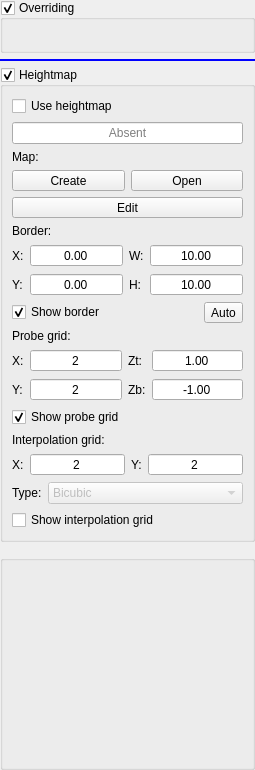
       <widget class="DropWidget" name="scrollContentsModification">
        <property name="geometry">
         <rect>
          <x>0</x>
          <y>0</y>
          <width>255</width>
          <height>770</height>
         </rect>
        </property>
        <property name="acceptDrops">
         <bool>true</bool>
        </property>
        <layout class="QVBoxLayout" name="verticalLayout_2">
         <property name="leftMargin">
          <number>0</number>
         </property>
         <property name="topMargin">
          <number>0</number>
         </property>
         <property name="rightMargin">
          <number>0</number>
         </property>
         <property name="bottomMargin">
          <number>0</number>
         </property>
         <item>
          <widget class="GroupBox" name="grpOverriding">
           <property name="enabled">
            <bool>true</bool>
           </property>
           <property name="title">
            <string>Overriding</string>
           </property>
           <property name="checkable">
            <bool>true</bool>
           </property>
           <property name="overrided" stdset="0">
            <bool>false</bool>
           </property>
           <layout class="QHBoxLayout" name="horizontalLayout_14">
            <item>
             <widget class="QWidget" name="widgetFeed" native="true">
              <layout class="QVBoxLayout" name="verticalLayout_22">
               <property name="leftMargin">
                <number>0</number>
               </property>
               <property name="topMargin">
                <number>0</number>
               </property>
               <property name="rightMargin">
                <number>0</number>
               </property>
               <property name="bottomMargin">
                <number>0</number>
               </property>
               <item>
                <widget class="SliderBox" name="slbFeedOverride" native="true"/>
               </item>
               <item>
                <widget class="SliderBox" name="slbRapidOverride" native="true"/>
               </item>
               <item>
                <widget class="SliderBox" name="slbSpindleOverride" native="true"/>
               </item>
              </layout>
             </widget>
            </item>
           </layout>
          </widget>
         </item>
         <item>
          <widget class="QFrame" name="fraDropModification">
           <property name="minimumSize">
            <size>
             <width>0</width>
             <height>2</height>
            </size>
           </property>
           <property name="styleSheet">
            <string notr="true">border: 2px solid blue;</string>
           </property>
           <property name="frameShape">
            <enum>QFrame::StyledPanel</enum>
           </property>
           <property name="frameShadow">
            <enum>QFrame::Raised</enum>
           </property>
          </widget>
         </item>
         <item>
          <widget class="GroupBox" name="grpHeightMap">
           <property name="title">
            <string>Heightmap</string>
           </property>
           <property name="checkable">
            <bool>true</bool>
           </property>
           <property name="overrided" stdset="0">
            <bool>false</bool>
           </property>
           <layout class="QVBoxLayout" name="verticalLayout_16">
            <item>
             <widget class="QWidget" name="widgetHeightMap" native="true">
              <layout class="QVBoxLayout" name="verticalLayout_15">
               <property name="leftMargin">
                <number>0</number>
               </property>
               <property name="topMargin">
                <number>0</number>
               </property>
               <property name="rightMargin">
                <number>0</number>
               </property>
               <property name="bottomMargin">
                <number>0</number>
               </property>
               <item>
                <widget class="QCheckBox" name="chkHeightMapUse">
                 <property name="text">
                  <string>Use heightmap</string>
                 </property>
                </widget>
               </item>
               <item>
                <widget class="QLineEdit" name="txtHeightMap">
                 <property name="focusPolicy">
                  <enum>Qt::NoFocus</enum>
                 </property>
                 <property name="acceptDrops">
                  <bool>false</bool>
                 </property>
                 <property name="text">
                  <string/>
                 </property>
                 <property name="alignment">
                  <set>Qt::AlignCenter</set>
                 </property>
                 <property name="readOnly">
                  <bool>true</bool>
                 </property>
                 <property name="placeholderText">
                  <string>Absent</string>
                 </property>
                </widget>
               </item>
               <item>
                <layout class="QHBoxLayout" name="horizontalLayout_22">
                 <item>
                  <widget class="QLabel" name="label_15">
                   <property name="text">
                    <string>Map:</string>
                   </property>
                  </widget>
                 </item>
                </layout>
               </item>
               <item>
                <layout class="QHBoxLayout" name="horizontalLayout_21">
                 <item>
                  <widget class="StyledToolButton" name="cmdHeightMapCreate">
                   <property name="sizePolicy">
                    <sizepolicy hsizetype="Preferred" vsizetype="Fixed">
                     <horstretch>0</horstretch>
                     <verstretch>0</verstretch>
                    </sizepolicy>
                   </property>
                   <property name="text">
                    <string>Create</string>
                   </property>
                  </widget>
                 </item>
                 <item>
                  <widget class="StyledToolButton" name="cmdHeightMapLoad">
                   <property name="sizePolicy">
                    <sizepolicy hsizetype="Preferred" vsizetype="Fixed">
                     <horstretch>0</horstretch>
                     <verstretch>0</verstretch>
                    </sizepolicy>
                   </property>
                   <property name="text">
                    <string>Open</string>
                   </property>
                  </widget>
                 </item>
                </layout>
               </item>
               <item>
                <widget class="StyledToolButton" name="cmdHeightMapMode">
                 <property name="sizePolicy">
                  <sizepolicy hsizetype="Preferred" vsizetype="Fixed">
                   <horstretch>0</horstretch>
                   <verstretch>0</verstretch>
                  </sizepolicy>
                 </property>
                 <property name="text">
                  <string>Edit</string>
                 </property>
                 <property name="checkable">
                  <bool>true</bool>
                 </property>
                </widget>
               </item>
               <item>
                <widget class="QWidget" name="widgetHeightmapSettings" native="true">
                 <layout class="QVBoxLayout" name="verticalLayout_7">
                  <property name="leftMargin">
                   <number>0</number>
                  </property>
                  <property name="topMargin">
                   <number>0</number>
                  </property>
                  <property name="rightMargin">
                   <number>0</number>
                  </property>
                  <property name="bottomMargin">
                   <number>0</number>
                  </property>
                  <item>
                   <layout class="QVBoxLayout" name="verticalLayout_18">
                    <item>
                     <widget class="QLabel" name="label_5">
                      <property name="text">
                       <string>Border:</string>
                      </property>
                     </widget>
                    </item>
                    <item>
                     <layout class="QGridLayout" name="gridLayout">
                      <item row="0" column="0">
                       <widget class="QLabel" name="label_6">
                        <property name="text">
                         <string>X:</string>
                        </property>
                       </widget>
                      </item>
                      <item row="0" column="1">
                       <widget class="QDoubleSpinBox" name="txtHeightMapBorderX">
                        <property name="sizePolicy">
                         <sizepolicy hsizetype="Expanding" vsizetype="Fixed">
                          <horstretch>0</horstretch>
                          <verstretch>0</verstretch>
                         </sizepolicy>
                        </property>
                        <property name="locale">
                         <locale language="C" country="AnyCountry"/>
                        </property>
                        <property name="alignment">
                         <set>Qt::AlignCenter</set>
                        </property>
                        <property name="buttonSymbols">
                         <enum>QAbstractSpinBox::NoButtons</enum>
                        </property>
                        <property name="minimum">
                         <double>-999.000000000000000</double>
                        </property>
                        <property name="maximum">
                         <double>999.000000000000000</double>
                        </property>
                       </widget>
                      </item>
                      <item row="1" column="3">
                       <widget class="QDoubleSpinBox" name="txtHeightMapBorderHeight">
                        <property name="sizePolicy">
                         <sizepolicy hsizetype="Expanding" vsizetype="Fixed">
                          <horstretch>0</horstretch>
                          <verstretch>0</verstretch>
                         </sizepolicy>
                        </property>
                        <property name="locale">
                         <locale language="C" country="AnyCountry"/>
                        </property>
                        <property name="alignment">
                         <set>Qt::AlignCenter</set>
                        </property>
                        <property name="buttonSymbols">
                         <enum>QAbstractSpinBox::NoButtons</enum>
                        </property>
                        <property name="minimum">
                         <double>-999.000000000000000</double>
                        </property>
                        <property name="maximum">
                         <double>999.000000000000000</double>
                        </property>
                        <property name="value">
                         <double>10.000000000000000</double>
                        </property>
                       </widget>
                      </item>
                      <item row="1" column="2">
                       <widget class="QLabel" name="label_9">
                        <property name="text">
                         <string>H:</string>
                        </property>
                       </widget>
                      </item>
                      <item row="1" column="1">
                       <widget class="QDoubleSpinBox" name="txtHeightMapBorderY">
                        <property name="sizePolicy">
                         <sizepolicy hsizetype="Expanding" vsizetype="Fixed">
                          <horstretch>0</horstretch>
                          <verstretch>0</verstretch>
                         </sizepolicy>
                        </property>
                        <property name="locale">
                         <locale language="C" country="AnyCountry"/>
                        </property>
                        <property name="alignment">
                         <set>Qt::AlignCenter</set>
                        </property>
                        <property name="buttonSymbols">
                         <enum>QAbstractSpinBox::NoButtons</enum>
                        </property>
                        <property name="minimum">
                         <double>-999.000000000000000</double>
                        </property>
                        <property name="maximum">
                         <double>999.000000000000000</double>
                        </property>
                       </widget>
                      </item>
                      <item row="1" column="0">
                       <widget class="QLabel" name="label_7">
                        <property name="text">
                         <string>Y:</string>
                        </property>
                       </widget>
                      </item>
                      <item row="0" column="2">
                       <widget class="QLabel" name="label_8">
                        <property name="text">
                         <string>W:</string>
                        </property>
                       </widget>
                      </item>
                      <item row="0" column="3">
                       <widget class="QDoubleSpinBox" name="txtHeightMapBorderWidth">
                        <property name="sizePolicy">
                         <sizepolicy hsizetype="Expanding" vsizetype="Fixed">
                          <horstretch>0</horstretch>
                          <verstretch>0</verstretch>
                         </sizepolicy>
                        </property>
                        <property name="locale">
                         <locale language="C" country="AnyCountry"/>
                        </property>
                        <property name="alignment">
                         <set>Qt::AlignCenter</set>
                        </property>
                        <property name="buttonSymbols">
                         <enum>QAbstractSpinBox::NoButtons</enum>
                        </property>
                        <property name="minimum">
                         <double>-999.000000000000000</double>
                        </property>
                        <property name="maximum">
                         <double>999.000000000000000</double>
                        </property>
                        <property name="value">
                         <double>10.000000000000000</double>
                        </property>
                       </widget>
                      </item>
                     </layout>
                    </item>
                    <item>
                     <layout class="QHBoxLayout" name="horizontalLayout_18">
                      <item>
                       <widget class="QCheckBox" name="chkHeightMapBorderShow">
                        <property name="text">
                         <string>Show border</string>
                        </property>
                        <property name="checked">
                         <bool>true</bool>
                        </property>
                       </widget>
                      </item>
                      <item>
                       <widget class="StyledToolButton" name="cmdHeightMapBorderAuto">
                        <property name="minimumSize">
                         <size>
                          <width>0</width>
                          <height>0</height>
                         </size>
                        </property>
                        <property name="text">
                         <string>Auto</string>
                        </property>
                       </widget>
                      </item>
                     </layout>
                    </item>
                   </layout>
                  </item>
                  <item>
                   <layout class="QVBoxLayout" name="verticalLayout_19">
                    <item>
                     <widget class="QLabel" name="label_10">
                      <property name="text">
                       <string>Probe grid:</string>
                      </property>
                     </widget>
                    </item>
                    <item>
                     <layout class="QGridLayout" name="gridLayout_4">
                      <item row="0" column="0">
                       <widget class="QLabel" name="label_12">
                        <property name="text">
                         <string>X:</string>
                        </property>
                       </widget>
                      </item>
                      <item row="0" column="1">
                       <widget class="QDoubleSpinBox" name="txtHeightMapGridX">
                        <property name="sizePolicy">
                         <sizepolicy hsizetype="Expanding" vsizetype="Fixed">
                          <horstretch>0</horstretch>
                          <verstretch>0</verstretch>
                         </sizepolicy>
                        </property>
                        <property name="locale">
                         <locale language="C" country="AnyCountry"/>
                        </property>
                        <property name="alignment">
                         <set>Qt::AlignCenter</set>
                        </property>
                        <property name="buttonSymbols">
                         <enum>QAbstractSpinBox::NoButtons</enum>
                        </property>
                        <property name="decimals">
                         <number>0</number>
                        </property>
                        <property name="minimum">
                         <double>2.000000000000000</double>
                        </property>
                        <property name="maximum">
                         <double>1000.000000000000000</double>
                        </property>
                        <property name="value">
                         <double>2.000000000000000</double>
                        </property>
                       </widget>
                      </item>
                      <item row="0" column="5">
                       <widget class="QDoubleSpinBox" name="txtHeightMapGridZTop">
                        <property name="sizePolicy">
                         <sizepolicy hsizetype="Expanding" vsizetype="Fixed">
                          <horstretch>0</horstretch>
                          <verstretch>0</verstretch>
                         </sizepolicy>
                        </property>
                        <property name="locale">
                         <locale language="C" country="AnyCountry"/>
                        </property>
                        <property name="alignment">
                         <set>Qt::AlignCenter</set>
                        </property>
                        <property name="buttonSymbols">
                         <enum>QAbstractSpinBox::NoButtons</enum>
                        </property>
                        <property name="minimum">
                         <double>-999.000000000000000</double>
                        </property>
                        <property name="maximum">
                         <double>999.000000000000000</double>
                        </property>
                        <property name="value">
                         <double>1.000000000000000</double>
                        </property>
                       </widget>
                      </item>
                      <item row="1" column="5">
                       <widget class="QDoubleSpinBox" name="txtHeightMapGridZBottom">
                        <property name="sizePolicy">
                         <sizepolicy hsizetype="Expanding" vsizetype="Fixed">
                          <horstretch>0</horstretch>
                          <verstretch>0</verstretch>
                         </sizepolicy>
                        </property>
                        <property name="locale">
                         <locale language="C" country="AnyCountry"/>
                        </property>
                        <property name="alignment">
                         <set>Qt::AlignCenter</set>
                        </property>
                        <property name="buttonSymbols">
                         <enum>QAbstractSpinBox::NoButtons</enum>
                        </property>
                        <property name="minimum">
                         <double>-999.000000000000000</double>
                        </property>
                        <property name="maximum">
                         <double>999.000000000000000</double>
                        </property>
                        <property name="value">
                         <double>-1.000000000000000</double>
                        </property>
                       </widget>
                      </item>
                      <item row="1" column="1">
                       <widget class="QDoubleSpinBox" name="txtHeightMapGridY">
                        <property name="sizePolicy">
                         <sizepolicy hsizetype="Expanding" vsizetype="Fixed">
                          <horstretch>0</horstretch>
                          <verstretch>0</verstretch>
                         </sizepolicy>
                        </property>
                        <property name="locale">
                         <locale language="C" country="AnyCountry"/>
                        </property>
                        <property name="alignment">
                         <set>Qt::AlignCenter</set>
                        </property>
                        <property name="buttonSymbols">
                         <enum>QAbstractSpinBox::NoButtons</enum>
                        </property>
                        <property name="decimals">
                         <number>0</number>
                        </property>
                        <property name="minimum">
                         <double>2.000000000000000</double>
                        </property>
                        <property name="maximum">
                         <double>1000.000000000000000</double>
                        </property>
                        <property name="value">
                         <double>2.000000000000000</double>
                        </property>
                       </widget>
                      </item>
                      <item row="1" column="3">
                       <widget class="QLabel" name="label_11">
                        <property name="text">
                         <string>Zb:</string>
                        </property>
                       </widget>
                      </item>
                      <item row="1" column="0">
                       <widget class="QLabel" name="label_13">
                        <property name="text">
                         <string>Y:</string>
                        </property>
                       </widget>
                      </item>
                      <item row="0" column="3">
                       <widget class="QLabel" name="label_14">
                        <property name="text">
                         <string>Zt:</string>
                        </property>
                       </widget>
                      </item>
                     </layout>
                    </item>
                    <item>
                     <layout class="QHBoxLayout" name="horizontalLayout_19">
                      <item>
                       <widget class="QCheckBox" name="chkHeightMapGridShow">
                        <property name="text">
                         <string>Show probe grid</string>
                        </property>
                        <property name="checked">
                         <bool>true</bool>
                        </property>
                       </widget>
                      </item>
                      <item>
                       <spacer name="horizontalSpacer_6">
                        <property name="orientation">
                         <enum>Qt::Horizontal</enum>
                        </property>
                        <property name="sizeHint" stdset="0">
                         <size>
                          <width>40</width>
                          <height>1</height>
                         </size>
                        </property>
                       </spacer>
                      </item>
                     </layout>
                    </item>
                   </layout>
                  </item>
                  <item>
                   <layout class="QVBoxLayout" name="verticalLayout_20">
                    <item>
                     <widget class="QLabel" name="label_16">
                      <property name="text">
                       <string>Interpolation grid:</string>
                      </property>
                     </widget>
                    </item>
                    <item>
                     <layout class="QGridLayout" name="gridLayout_6">
                      <item row="1" column="2">
                       <widget class="QLabel" name="label_19">
                        <property name="text">
                         <string>Y:</string>
                        </property>
                       </widget>
                      </item>
                      <item row="1" column="0">
                       <widget class="QLabel" name="label_18">
                        <property name="text">
                         <string>X:</string>
                        </property>
                       </widget>
                      </item>
                      <item row="1" column="1">
                       <widget class="QDoubleSpinBox" name="txtHeightMapInterpolationStepX">
                        <property name="sizePolicy">
                         <sizepolicy hsizetype="Expanding" vsizetype="Fixed">
                          <horstretch>0</horstretch>
                          <verstretch>0</verstretch>
                         </sizepolicy>
                        </property>
                        <property name="locale">
                         <locale language="C" country="AnyCountry"/>
                        </property>
                        <property name="alignment">
                         <set>Qt::AlignCenter</set>
                        </property>
                        <property name="buttonSymbols">
                         <enum>QAbstractSpinBox::NoButtons</enum>
                        </property>
                        <property name="decimals">
                         <number>0</number>
                        </property>
                        <property name="minimum">
                         <double>2.000000000000000</double>
                        </property>
                        <property name="maximum">
                         <double>1000.000000000000000</double>
                        </property>
                        <property name="value">
                         <double>2.000000000000000</double>
                        </property>
                       </widget>
                      </item>
                      <item row="1" column="3">
                       <widget class="QDoubleSpinBox" name="txtHeightMapInterpolationStepY">
                        <property name="sizePolicy">
                         <sizepolicy hsizetype="Expanding" vsizetype="Fixed">
                          <horstretch>0</horstretch>
                          <verstretch>0</verstretch>
                         </sizepolicy>
                        </property>
                        <property name="locale">
                         <locale language="C" country="AnyCountry"/>
                        </property>
                        <property name="alignment">
                         <set>Qt::AlignCenter</set>
                        </property>
                        <property name="buttonSymbols">
                         <enum>QAbstractSpinBox::NoButtons</enum>
                        </property>
                        <property name="decimals">
                         <number>0</number>
                        </property>
                        <property name="minimum">
                         <double>2.000000000000000</double>
                        </property>
                        <property name="maximum">
                         <double>1000.000000000000000</double>
                        </property>
                        <property name="value">
                         <double>2.000000000000000</double>
                        </property>
                       </widget>
                      </item>
                     </layout>
                    </item>
                    <item>
                     <layout class="QHBoxLayout" name="horizontalLayout_23" stretch="0,0">
                      <item>
                       <widget class="QLabel" name="label_17">
                        <property name="text">
                         <string>Type:</string>
                        </property>
                       </widget>
                      </item>
                      <item>
                       <widget class="QComboBox" name="cboHeightMapInterpolationType">
                        <property name="enabled">
                         <bool>false</bool>
                        </property>
                        <property name="sizePolicy">
                         <sizepolicy hsizetype="Expanding" vsizetype="Fixed">
                          <horstretch>0</horstretch>
                          <verstretch>0</verstretch>
                         </sizepolicy>
                        </property>
                        <item>
                         <property name="text">
                          <string>Bicubic</string>
                         </property>
                        </item>
                       </widget>
                      </item>
                     </layout>
                    </item>
                    <item>
                     <layout class="QHBoxLayout" name="horizontalLayout_24">
                      <item>
                       <widget class="QCheckBox" name="chkHeightMapInterpolationShow">
                        <property name="text">
                         <string>Show interpolation grid</string>
                        </property>
                       </widget>
                      </item>
                      <item>
                       <spacer name="horizontalSpacer_8">
                        <property name="orientation">
                         <enum>Qt::Horizontal</enum>
                        </property>
                        <property name="sizeHint" stdset="0">
                         <size>
                          <width>40</width>
                          <height>1</height>
                         </size>
                        </property>
                       </spacer>
                      </item>
                     </layout>
                    </item>
                   </layout>
                  </item>
                 </layout>
                </widget>
               </item>
              </layout>
             </widget>
            </item>
           </layout>
          </widget>
         </item>
         <item>
          <widget class="QGroupBox" name="spacerModification">
           <property name="sizePolicy">
            <sizepolicy hsizetype="Preferred" vsizetype="Expanding">
             <horstretch>0</horstretch>
             <verstretch>0</verstretch>
            </sizepolicy>
           </property>
           <property name="styleSheet">
            <string notr="true">QGroupBox {
	margin-top: 7;
}</string>
           </property>
           <property name="title">
            <string/>
           </property>
          </widget>
         </item>
        </layout>
       </widget>
